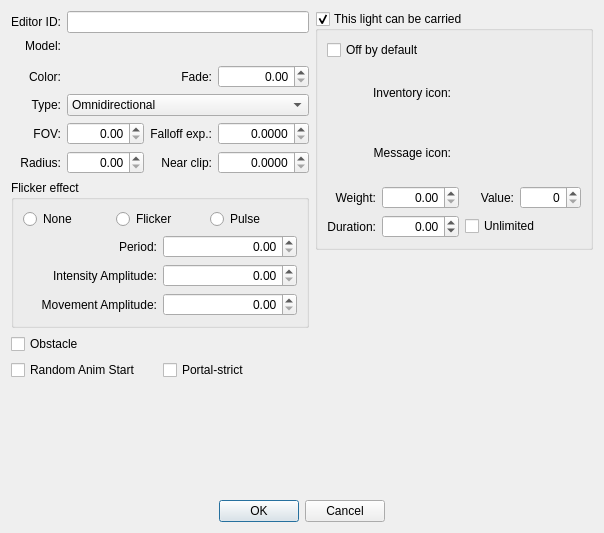
<?xml version="1.0" encoding="UTF-8"?>
<ui version="4.0">
 <class>Dialog</class>
 <widget class="QDialog" name="Dialog">
  <property name="geometry">
   <rect>
    <x>0</x>
    <y>0</y>
    <width>604</width>
    <height>533</height>
   </rect>
  </property>
  <property name="windowTitle">
   <string>Dialog</string>
  </property>
  <layout class="QGridLayout" name="gridLayout_5" columnstretch="1,1">
   <item row="0" column="0">
    <layout class="QVBoxLayout" name="leftCol">
     <item>
      <layout class="QGridLayout" name="generalLayout">
       <item row="6" column="3">
        <widget class="QDoubleSpinBox" name="falloffExponent">
         <property name="whatsThis">
          <string>For spotlights only, controls the rate at which the light's brightness falls off.</string>
         </property>
         <property name="alignment">
          <set>Qt::AlignRight|Qt::AlignTrailing|Qt::AlignVCenter</set>
         </property>
         <property name="decimals">
          <number>4</number>
         </property>
        </widget>
       </item>
       <item row="5" column="1" colspan="3">
        <widget class="QComboBox" name="lightType">
         <item>
          <property name="text">
           <string>Omnidirectional</string>
          </property>
         </item>
         <item>
          <property name="text">
           <string>Shadow-Casting Hemisphere</string>
          </property>
         </item>
         <item>
          <property name="text">
           <string>Shadow-Casting Omnidirectional</string>
          </property>
         </item>
         <item>
          <property name="text">
           <string>Shadow-Casting Spotlight</string>
          </property>
         </item>
        </widget>
       </item>
       <item row="7" column="1">
        <widget class="QDoubleSpinBox" name="radius">
         <property name="alignment">
          <set>Qt::AlignRight|Qt::AlignTrailing|Qt::AlignVCenter</set>
         </property>
         <property name="maximum">
          <double>10000.000000000000000</double>
         </property>
        </widget>
       </item>
       <item row="5" column="0">
        <widget class="QLabel" name="label_5">
         <property name="text">
          <string>Type:</string>
         </property>
         <property name="alignment">
          <set>Qt::AlignRight|Qt::AlignTrailing|Qt::AlignVCenter</set>
         </property>
         <property name="buddy">
          <cstring>lightType</cstring>
         </property>
        </widget>
       </item>
       <item row="6" column="2">
        <widget class="QLabel" name="label_4">
         <property name="text">
          <string>Falloff exp.:</string>
         </property>
         <property name="alignment">
          <set>Qt::AlignRight|Qt::AlignTrailing|Qt::AlignVCenter</set>
         </property>
         <property name="buddy">
          <cstring>falloffExponent</cstring>
         </property>
        </widget>
       </item>
       <item row="2" column="0">
        <widget class="QLabel" name="label_6">
         <property name="text">
          <string>Model:</string>
         </property>
         <property name="alignment">
          <set>Qt::AlignRight|Qt::AlignTrailing|Qt::AlignVCenter</set>
         </property>
         <property name="buddy">
          <cstring>model</cstring>
         </property>
        </widget>
       </item>
       <item row="3" column="0" colspan="4">
        <widget class="DKFormDestructionDataButton" name="destructionData"/>
       </item>
       <item row="6" column="1">
        <widget class="QDoubleSpinBox" name="FOV">
         <property name="whatsThis">
          <string>For spotlights only, control the angle over which light is emitted.</string>
         </property>
         <property name="alignment">
          <set>Qt::AlignRight|Qt::AlignTrailing|Qt::AlignVCenter</set>
         </property>
         <property name="maximum">
          <double>179.900000000000006</double>
         </property>
        </widget>
       </item>
       <item row="7" column="0">
        <widget class="QLabel" name="label">
         <property name="text">
          <string>Radius:</string>
         </property>
         <property name="alignment">
          <set>Qt::AlignRight|Qt::AlignTrailing|Qt::AlignVCenter</set>
         </property>
         <property name="buddy">
          <cstring>radius</cstring>
         </property>
        </widget>
       </item>
       <item row="7" column="2">
        <widget class="QLabel" name="label_2">
         <property name="text">
          <string>Near clip:</string>
         </property>
         <property name="alignment">
          <set>Qt::AlignRight|Qt::AlignTrailing|Qt::AlignVCenter</set>
         </property>
         <property name="buddy">
          <cstring>nearClip</cstring>
         </property>
        </widget>
       </item>
       <item row="6" column="0">
        <widget class="QLabel" name="label_3">
         <property name="text">
          <string>FOV:</string>
         </property>
         <property name="alignment">
          <set>Qt::AlignRight|Qt::AlignTrailing|Qt::AlignVCenter</set>
         </property>
         <property name="buddy">
          <cstring>FOV</cstring>
         </property>
        </widget>
       </item>
       <item row="1" column="0">
        <widget class="QLabel" name="label_7">
         <property name="text">
          <string>Editor ID:</string>
         </property>
         <property name="alignment">
          <set>Qt::AlignRight|Qt::AlignTrailing|Qt::AlignVCenter</set>
         </property>
         <property name="buddy">
          <cstring>editorID</cstring>
         </property>
        </widget>
       </item>
       <item row="7" column="3">
        <widget class="QDoubleSpinBox" name="nearClip">
         <property name="alignment">
          <set>Qt::AlignRight|Qt::AlignTrailing|Qt::AlignVCenter</set>
         </property>
         <property name="decimals">
          <number>4</number>
         </property>
         <property name="maximum">
          <double>10000.000000000000000</double>
         </property>
        </widget>
       </item>
       <item row="2" column="1" colspan="3">
        <widget class="DKFormNIFPicker" name="model"/>
       </item>
       <item row="1" column="1" colspan="3">
        <widget class="QLineEdit" name="editorID"/>
       </item>
       <item row="4" column="0">
        <widget class="QLabel" name="label_8">
         <property name="text">
          <string>Color:</string>
         </property>
         <property name="alignment">
          <set>Qt::AlignRight|Qt::AlignTrailing|Qt::AlignVCenter</set>
         </property>
         <property name="buddy">
          <cstring>color</cstring>
         </property>
        </widget>
       </item>
       <item row="4" column="1">
        <widget class="DKColorPickerButton" name="color"/>
       </item>
       <item row="4" column="2">
        <widget class="QLabel" name="label_9">
         <property name="text">
          <string>Fade:</string>
         </property>
         <property name="alignment">
          <set>Qt::AlignRight|Qt::AlignTrailing|Qt::AlignVCenter</set>
         </property>
         <property name="buddy">
          <cstring>fade</cstring>
         </property>
        </widget>
       </item>
       <item row="4" column="3">
        <widget class="QDoubleSpinBox" name="fade">
         <property name="whatsThis">
          <string>Control the light's maximum brightness.</string>
         </property>
         <property name="alignment">
          <set>Qt::AlignRight|Qt::AlignTrailing|Qt::AlignVCenter</set>
         </property>
         <property name="maximum">
          <double>1000.000000000000000</double>
         </property>
        </widget>
       </item>
      </layout>
     </item>
     <item>
      <widget class="QGroupBox" name="groupBox_2">
       <property name="title">
        <string>Flicker effect</string>
       </property>
       <layout class="QGridLayout" name="gridLayout_3">
        <item row="3" column="1">
         <widget class="QDoubleSpinBox" name="flickerMovementAmplitude">
          <property name="whatsThis">
           <string>Flicker effects don't just change a light's brightness; they make minor changes to the position that light is being emitted from. The INI setting fFlickerMovement determines the baseline amount of movement, and this per-form value scales that distance further.</string>
          </property>
          <property name="alignment">
           <set>Qt::AlignRight|Qt::AlignTrailing|Qt::AlignVCenter</set>
          </property>
         </widget>
        </item>
        <item row="3" column="0">
         <widget class="QLabel" name="label_10">
          <property name="text">
           <string>Movement Amplitude:</string>
          </property>
          <property name="alignment">
           <set>Qt::AlignRight|Qt::AlignTrailing|Qt::AlignVCenter</set>
          </property>
          <property name="buddy">
           <cstring>flickerMovementAmplitude</cstring>
          </property>
         </widget>
        </item>
        <item row="2" column="1">
         <widget class="QDoubleSpinBox" name="flickerIntensityAmplitude">
          <property name="whatsThis">
           <string>Control how much the brightness can dip below its base value.</string>
          </property>
          <property name="alignment">
           <set>Qt::AlignRight|Qt::AlignTrailing|Qt::AlignVCenter</set>
          </property>
         </widget>
        </item>
        <item row="0" column="0" colspan="2">
         <layout class="QHBoxLayout" name="flickerTypeLayout">
          <item>
           <widget class="QRadioButton" name="flickerTypeNone">
            <property name="whatsThis">
             <string>Disables all variance-over-time in the light's brightness.</string>
            </property>
            <property name="text">
             <string>None</string>
            </property>
           </widget>
          </item>
          <item>
           <widget class="QRadioButton" name="flickerTypeFlicker">
            <property name="whatsThis">
             <string>Adds an irregular flickering effect to the light's brightness.</string>
            </property>
            <property name="text">
             <string>Flicker</string>
            </property>
           </widget>
          </item>
          <item>
           <widget class="QRadioButton" name="flickerTypePulse">
            <property name="whatsThis">
             <string>Causes the light to grow brighter and darker on a regularly paced cycle.</string>
            </property>
            <property name="text">
             <string>Pulse</string>
            </property>
           </widget>
          </item>
         </layout>
        </item>
        <item row="1" column="1">
         <widget class="QDoubleSpinBox" name="flickerPeriod">
          <property name="whatsThis">
           <string>The length (in seconds) of the flicker effect's cycle.</string>
          </property>
          <property name="alignment">
           <set>Qt::AlignRight|Qt::AlignTrailing|Qt::AlignVCenter</set>
          </property>
         </widget>
        </item>
        <item row="1" column="0">
         <widget class="QLabel" name="label_11">
          <property name="text">
           <string>Period:</string>
          </property>
          <property name="alignment">
           <set>Qt::AlignRight|Qt::AlignTrailing|Qt::AlignVCenter</set>
          </property>
          <property name="buddy">
           <cstring>flickerPeriod</cstring>
          </property>
         </widget>
        </item>
        <item row="2" column="0">
         <widget class="QLabel" name="label_12">
          <property name="text">
           <string>Intensity Amplitude:</string>
          </property>
          <property name="alignment">
           <set>Qt::AlignRight|Qt::AlignTrailing|Qt::AlignVCenter</set>
          </property>
          <property name="buddy">
           <cstring>flickerIntensityAmplitude</cstring>
          </property>
         </widget>
        </item>
       </layout>
      </widget>
     </item>
     <item>
      <layout class="QGridLayout" name="flagsLayout">
       <item row="0" column="0">
        <widget class="QCheckBox" name="flagObstacle">
         <property name="text">
          <string>Obstacle</string>
         </property>
        </widget>
       </item>
       <item row="1" column="0">
        <widget class="QCheckBox" name="flagRandomAnimStart">
         <property name="text">
          <string>Random Anim Start</string>
         </property>
        </widget>
       </item>
       <item row="1" column="1">
        <widget class="QCheckBox" name="flagPortalStrict">
         <property name="text">
          <string>Portal-strict</string>
         </property>
        </widget>
       </item>
      </layout>
     </item>
     <item>
      <spacer name="leftColSpacer">
       <property name="orientation">
        <enum>Qt::Vertical</enum>
       </property>
       <property name="sizeHint" stdset="0">
        <size>
         <width>20</width>
         <height>0</height>
        </size>
       </property>
      </spacer>
     </item>
    </layout>
   </item>
   <item row="0" column="1">
    <layout class="QVBoxLayout" name="rightCol">
     <item>
      <widget class="QGroupBox" name="itemInfo">
       <property name="whatsThis">
        <string>If these settings are enabled, then this light emitter is a playable item that the player and NPCs can pick up and equip.</string>
       </property>
       <property name="title">
        <string>This light can be carried</string>
       </property>
       <property name="checkable">
        <bool>true</bool>
       </property>
       <layout class="QGridLayout" name="itemLayout">
        <item row="3" column="0">
         <widget class="QLabel" name="label_14">
          <property name="text">
           <string>Duration:</string>
          </property>
          <property name="alignment">
           <set>Qt::AlignRight|Qt::AlignTrailing|Qt::AlignVCenter</set>
          </property>
          <property name="buddy">
           <cstring>time</cstring>
          </property>
         </widget>
        </item>
        <item row="2" column="1">
         <widget class="QDoubleSpinBox" name="weight">
          <property name="whatsThis">
           <string>How much of an actor's carrying capacity a single one of this item will consume.</string>
          </property>
          <property name="alignment">
           <set>Qt::AlignRight|Qt::AlignTrailing|Qt::AlignVCenter</set>
          </property>
          <property name="maximum">
           <double>10000.000000000000000</double>
          </property>
         </widget>
        </item>
        <item row="2" column="3">
         <widget class="QSpinBox" name="value">
          <property name="whatsThis">
           <string>Define this item's baseline value, which influences barter prices and criminal penalties related to theft. The influence on prices is not direct; with vanilla game settings, a player with the best possible Speech skill and perks can sell items for at most 50% of their value, and buy them for at best 200% of their value.</string>
          </property>
          <property name="alignment">
           <set>Qt::AlignRight|Qt::AlignTrailing|Qt::AlignVCenter</set>
          </property>
          <property name="maximum">
           <number>10000</number>
          </property>
         </widget>
        </item>
        <item row="2" column="0">
         <widget class="QLabel" name="label_13">
          <property name="text">
           <string>Weight:</string>
          </property>
          <property name="alignment">
           <set>Qt::AlignRight|Qt::AlignTrailing|Qt::AlignVCenter</set>
          </property>
          <property name="buddy">
           <cstring>weight</cstring>
          </property>
         </widget>
        </item>
        <item row="2" column="2">
         <widget class="QLabel" name="label_15">
          <property name="text">
           <string>Value:</string>
          </property>
          <property name="alignment">
           <set>Qt::AlignRight|Qt::AlignTrailing|Qt::AlignVCenter</set>
          </property>
          <property name="buddy">
           <cstring>value</cstring>
          </property>
         </widget>
        </item>
        <item row="1" column="0" colspan="4">
         <layout class="QGridLayout" name="gridLayout_7">
          <item row="0" column="0">
           <widget class="QLabel" name="label_16">
            <property name="text">
             <string>Inventory icon:</string>
            </property>
            <property name="alignment">
             <set>Qt::AlignRight|Qt::AlignTrailing|Qt::AlignVCenter</set>
            </property>
            <property name="buddy">
             <cstring>inventoryIcon</cstring>
            </property>
           </widget>
          </item>
          <item row="1" column="0">
           <widget class="QLabel" name="label_17">
            <property name="text">
             <string>Message icon:</string>
            </property>
            <property name="alignment">
             <set>Qt::AlignRight|Qt::AlignTrailing|Qt::AlignVCenter</set>
            </property>
            <property name="buddy">
             <cstring>messageIcon</cstring>
            </property>
           </widget>
          </item>
          <item row="0" column="1">
           <widget class="DKGameFilePicker" name="inventoryIcon">
            <property name="whatsThis">
             <string>Unused.</string>
            </property>
           </widget>
          </item>
          <item row="1" column="1">
           <widget class="DKGameFilePicker" name="messageIcon">
            <property name="whatsThis">
             <string>Unused.</string>
            </property>
           </widget>
          </item>
         </layout>
        </item>
        <item row="0" column="0" colspan="4">
         <widget class="QCheckBox" name="flagItemOffByDefault">
          <property name="text">
           <string>Off by default</string>
          </property>
         </widget>
        </item>
        <item row="3" column="1">
         <widget class="QDoubleSpinBox" name="time">
          <property name="alignment">
           <set>Qt::AlignRight|Qt::AlignTrailing|Qt::AlignVCenter</set>
          </property>
          <property name="specialValueText">
           <string>∞</string>
          </property>
          <property name="minimum">
           <double>-1.000000000000000</double>
          </property>
          <property name="value">
           <double>0.000000000000000</double>
          </property>
         </widget>
        </item>
        <item row="3" column="2" colspan="2">
         <widget class="QCheckBox" name="timeIsUnlimited">
          <property name="text">
           <string>Unlimited</string>
          </property>
         </widget>
        </item>
       </layout>
      </widget>
     </item>
     <item>
      <widget class="DKPapyrusBoundScriptListPane" name="scriptListPane"/>
     </item>
    </layout>
   </item>
   <item row="1" column="0" colspan="2">
    <layout class="QHBoxLayout" name="buttonsLayout">
     <item>
      <spacer name="horizontalSpacer">
       <property name="orientation">
        <enum>Qt::Horizontal</enum>
       </property>
       <property name="sizeHint" stdset="0">
        <size>
         <width>40</width>
         <height>20</height>
        </size>
       </property>
      </spacer>
     </item>
     <item>
      <widget class="QPushButton" name="buttonOK">
       <property name="text">
        <string>OK</string>
       </property>
      </widget>
     </item>
     <item>
      <widget class="QPushButton" name="buttonCancel">
       <property name="text">
        <string>Cancel</string>
       </property>
      </widget>
     </item>
     <item>
      <spacer name="horizontalSpacer_2">
       <property name="orientation">
        <enum>Qt::Horizontal</enum>
       </property>
       <property name="sizeHint" stdset="0">
        <size>
         <width>40</width>
         <height>20</height>
        </size>
       </property>
      </spacer>
     </item>
    </layout>
   </item>
  </layout>
 </widget>
 <customwidgets>
  <customwidget>
   <class>DKColorPickerButton</class>
   <extends>QWidget</extends>
   <header>widgets/DKColorPickerButton.h</header>
  </customwidget>
  <customwidget>
   <class>DKGameFilePicker</class>
   <extends>QWidget</extends>
   <header>widgets/DKGameFilePicker.h</header>
  </customwidget>
  <customwidget>
   <class>DKPapyrusBoundScriptListPane</class>
   <extends>QWidget</extends>
   <header>widgets/DKPapyrusBoundScriptListPane.h</header>
  </customwidget>
  <customwidget>
   <class>DKFormNIFPicker</class>
   <extends>QWidget</extends>
   <header>widgets/DKFormNIFPicker.h</header>
  </customwidget>
  <customwidget>
   <class>DKFormDestructionDataButton</class>
   <extends>QWidget</extends>
   <header>widgets/DKFormDestructionDataButton.h</header>
  </customwidget>
 </customwidgets>
 <tabstops>
  <tabstop>editorID</tabstop>
  <tabstop>model</tabstop>
  <tabstop>destructionData</tabstop>
  <tabstop>color</tabstop>
  <tabstop>fade</tabstop>
  <tabstop>lightType</tabstop>
  <tabstop>FOV</tabstop>
  <tabstop>falloffExponent</tabstop>
  <tabstop>radius</tabstop>
  <tabstop>nearClip</tabstop>
  <tabstop>flickerTypeNone</tabstop>
  <tabstop>flickerTypeFlicker</tabstop>
  <tabstop>flickerTypePulse</tabstop>
  <tabstop>flickerPeriod</tabstop>
  <tabstop>flickerIntensityAmplitude</tabstop>
  <tabstop>flickerMovementAmplitude</tabstop>
  <tabstop>flagObstacle</tabstop>
  <tabstop>flagRandomAnimStart</tabstop>
  <tabstop>flagPortalStrict</tabstop>
  <tabstop>itemInfo</tabstop>
  <tabstop>flagItemOffByDefault</tabstop>
  <tabstop>inventoryIcon</tabstop>
  <tabstop>messageIcon</tabstop>
  <tabstop>weight</tabstop>
  <tabstop>value</tabstop>
  <tabstop>scriptListPane</tabstop>
  <tabstop>buttonOK</tabstop>
  <tabstop>buttonCancel</tabstop>
 </tabstops>
 <resources/>
 <connections/>
</ui>
